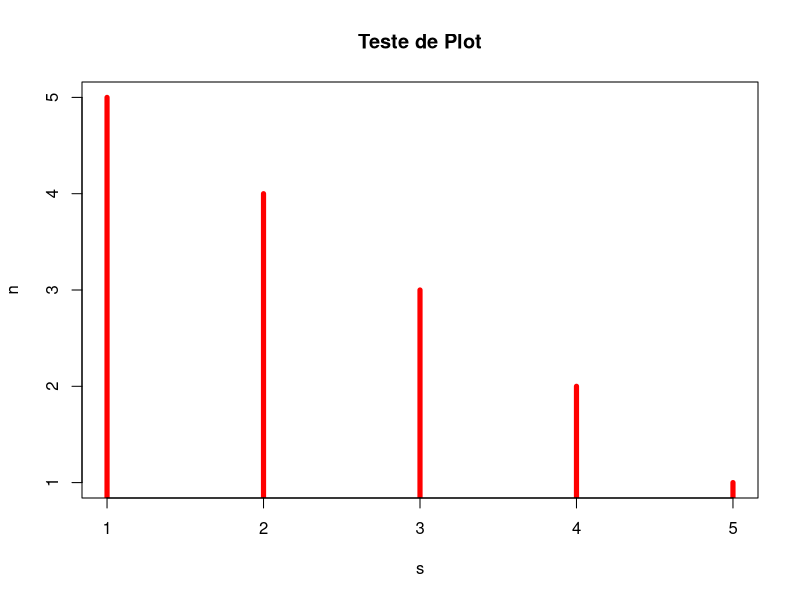
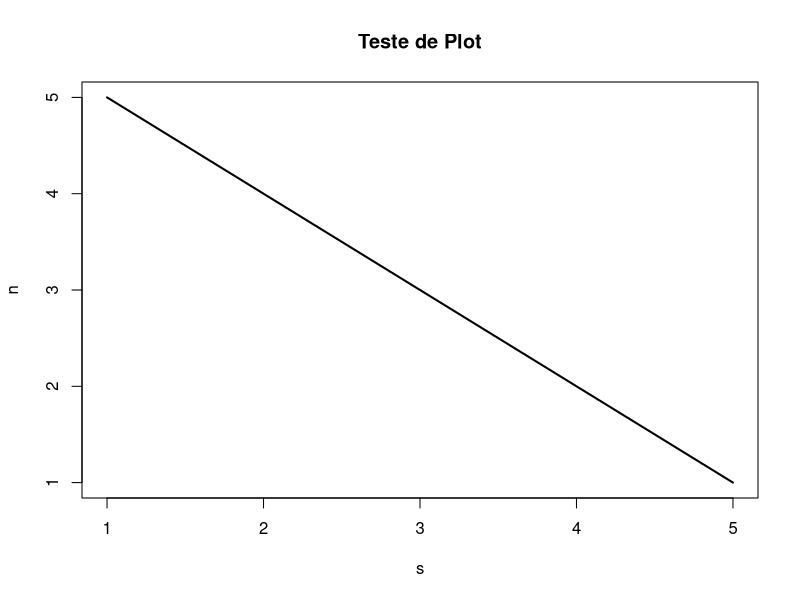

Reproduce these figures in R, in order.
f1 <- function(n) {
  eixo_x <- numeric()
  eixo_y <- numeric()
  for (i in 0:n) {
    print(i)
    eixo_x[i] <- i
    eixo_y[i] <- (n-(i-1))
  }
  data.frame(eixo_x, eixo_y)
}
df=f1(5)
df$eixo_x
df$eixo_y
#plotar gráficos (x, y, tipo de grafico, label do eixo x e y, titulo do plot, cor do plot)
plot(df$eixo_x, df$eixo_y, type='h', ylab = 'n', xlab = 's',lwd = 5, main="Teste de Plot", col="red")
plot(df$eixo_x, df$eixo_y, type='l', ylab = 'n', xlab = 's', lwd = 2,main="Teste de Plot")

f2 <- function(){
  var1 = 1
  var2 = 2
  return(data.frame(var1, var2))
}

n=5
novo_df<-data.frame("Variavel1", "Variavel2")
for (i in 1:n) {
  df=f2()
  novo_df[i] <- df
}
novo_df
